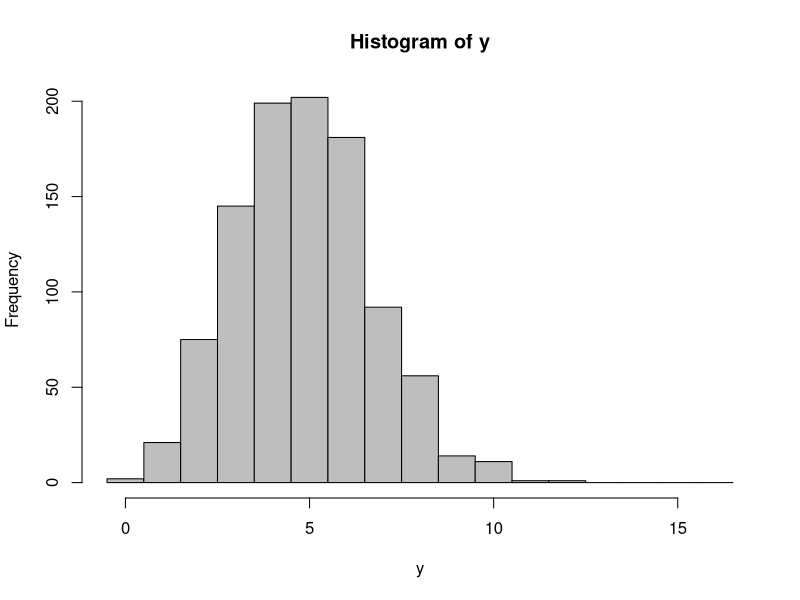

Write the R code that produced this figure.
m=16 #specify the number of Bernoulli trails
n=1000
x=0:m #the support of a binomial(m,p)
p=.3 #the probability of success
pmf=c()
for (i in 0:m){
pmf[i+1]=choose(m,x[i+1])*p^x[i+1]*(1-p)^(m-x[i+1]) #the binomial pmf
}
y=sample(x, n, replace = T, pmf)
brk=seq(-.5,16.5,1)
table(y)
prop.table(table(y))
hist(y,breaks=brk,col="grey", prop=T)
data.frame(x,pmf)
